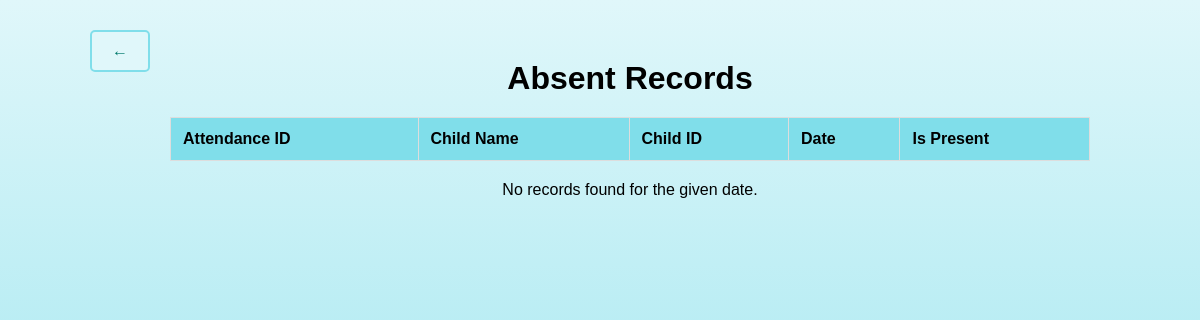
/myapp/is_absent/, run on an earlier commit of the app's database.
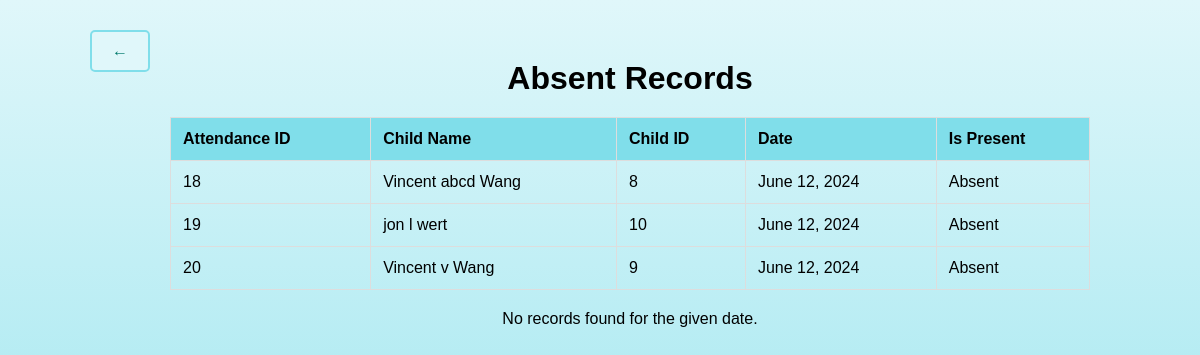
And on a later commit of the database.
### myapp/models.py (models this page shows, shortened)
class Attendance(models.Model):
    child = models.ForeignKey(Child, on_delete=models.CASCADE)
    date = models.DateField()
    is_present = models.BooleanField(default=True)

class Child(models.Model):
    first_name = models.CharField(max_length=30)
    middle_name = models.CharField(max_length=30, blank=True, null=True)
    last_name = models.CharField(max_length=30)
    date_of_birth = models.DateField()

### myapp/views.py (the view)
# urls.py: path('is_absent/', views.search_absent_by_date, name='search_absent_by_date'),
def search_absent_by_date(request):
    date = request.GET.get('date')
    context = {}
    if date:
        absent_records = Attendance.objects.filter(date=date, is_present=False)
        context['absent_records'] = absent_records
        context['date'] = date
        return render(request, 'absent_result_list.html', context)
    context['invalid_search'] = True
    absent_records = Attendance.objects.filter(is_present=False)
    context['absent_records'] = absent_records
    return render(request, 'absent_result_list.html', context)

### myapp/templates/absent_result_list.html (shortened to what this page needs)
<!DOCTYPE html>
<html lang="en">
<head>
</head>
<body>
    <div class="back-button">
        <a href="{% url 'attendance_list' %}" class="button">&larr;</a>
    </div>
    <div class="container">
        <h1>Absent Records</h1>
        <table>
            <thead>
                <tr>
                    <th>Attendance ID</th>
                    <th>Child Name</th>
                    <th>Child ID</th>
                    <th>Date</th>
                    <th>Is Present</th>
                </tr>
            </thead>
            <tbody>
                {% for record in absent_records %}
                <tr>
                    <td>{{ record.id }}</td>
                    <td>{{ record.child.first_name }} {{ record.child.middle_name }} {{ record.child.last_name }}</td>
                    <td>{{ record.child.id }}</td>
                    <td>{{ record.date }}</td>
                    <td>{{ record.is_present|yesno:"Present,Absent" }}</td>
                </tr>
                {% endfor %}
            </tbody>
        </table>
        {% if invalid_search %}
        <p>No records found for the given date.</p>
        {% endif %}
    </div>
</body>
</html>

What changed in the data, as far as the page shows it:
added Attendance: id "18", child.first_name "Vincent", child.middle_name "abcd", child.last_name "Wang", child.id "8", date "June 12, 2024", is_present "Absent"
added Attendance: id "19", child.first_name "jon", child.middle_name "l", child.last_name "wert", child.id "10", date "June 12, 2024", is_present "Absent"
added Attendance: id "20", child.first_name "Vincent", child.middle_name "v", child.last_name "Wang", child.id "9", date "June 12, 2024", is_present "Absent"
